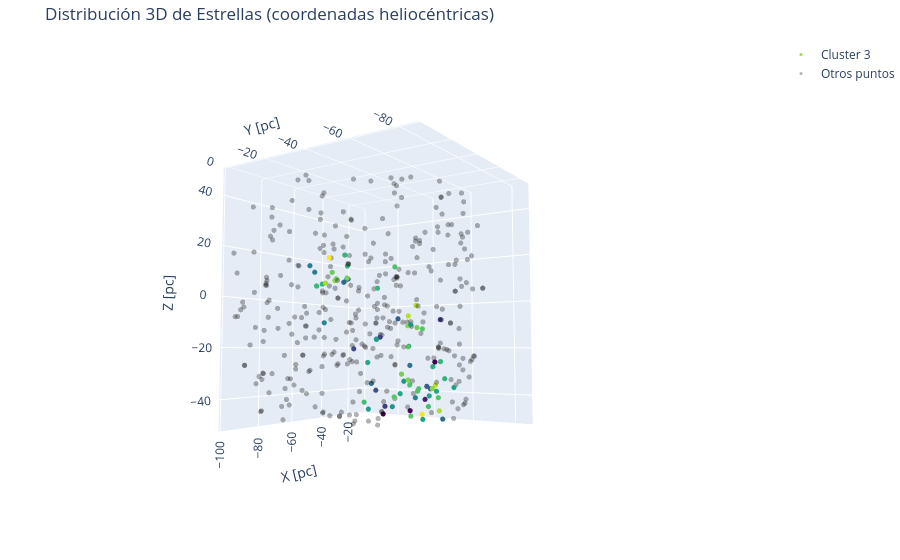

Notebook source saved alongside this figure:
### Code cell
# Primer conjunto de puntos (cluster 3)
df_temp = df[df['cluster'] == ]
df_otro = df[df['cluster'] == -1]
trace1 = go.Scatter3d(
    x=df_temp['x_pc'],
    y=df_temp['y_pc'],
    z=df_temp['z_pc'],
    mode='markers',
    marker=dict(
        size=3,
        color=df_temp['probabilidad'],
        colorscale='Viridis',
        opacity=1
    ),
    name='Cluster 3'
)

# Segundo conjunto de puntos (otros, en negro)
trace2 = go.Scatter3d(
    x=df_otro['x_pc'],
    y=df_otro['y_pc'],
    z=df_otro['z_pc'],
    mode='markers',
    marker=dict(
        size=3,
        color='black',  # color fijo en negro
        opacity=0.3
    ),
    name='Otros puntos'
)

# Crear la figura con ambas trazas
fig = go.Figure(data=[trace1, trace2])

fig.update_layout(
    scene=dict(
        xaxis_title='X [pc]',
        yaxis_title='Y [pc]',
        zaxis_title='Z [pc]'
    ),
    title='Distribución 3D de Estrellas (coordenadas heliocéntricas)',
    margin=dict(l=0, r=0, b=0, t=40)
)

fig.show()

### Figure 1 — Plotly figure (JSON) as saved in the notebook; plotly's stock layout.template omitted (floating-point values rounded to 4 significant figures; data arrays with more than 128 entries replaced by an {"elided": "..."} marker saying what was removed)
{"data": [{"marker": {"color": [0.8275, 0.83, 0.775, 0.82, 0.815, 0.8075, 0.7475, 0.7825, 0.7825, 0.73, 0.7325, 0.8075, 0.7725, 0.7575, 0.7375, 0.7875, 0.815, 0.8175, 0.7875, 0.8075, 0.755, 0.74, 0.78, 0.8025, 0.705, 0.7925, 0.7975, 0.795, 0.82, 0.745, 0.7875, 0.745, 0.785, 0.8075, 0.83, 0.805, 0.805, 0.7775, 0.805, 0.7675, 0.785, 0.7175, 0.7075, 0.8075, 0.73, 0.7775, 0.705, 0.8025, 0.8425, 0.785, 0.8275, 0.7525, 0.845, 0.7975, 0.7975, 0.765, 0.765, 0.8125, 0.815, 0.8225, 0.795, 0.8275, 0.8, 0.7825, 0.7625, 0.7325, 0.7525, 0.815, 0.785, 0.7975, 0.77, 0.805], "colorscale": [[0, "#440154"], [0.1111, "#482878"], [0.2222, "#3e4989"], [0.3333, "#31688e"], [0.4444, "#26828e"], [0.5556, "#1f9e89"], [0.6667, "#35b779"], [0.7778, "#6ece58"], [0.8889, "#b5de2b"], [1, "#fde725"]], "opacity": 1, "size": 3}, "mode": "markers", "name": "Cluster 3", "type": "scatter3d", "x": [-66.65, -71.93, -72.89, -71.32, -68.93, -66.4, -70.72, -74.84, -74.16, -74.06, -59.36, -68.02, -64.69, -68.32, -76.21, -77.41, -66.72, -63.27, -66.49, -66.48, -70.81, -72.4, -71.49, -70.0, -55.88, -60.52, -49.02, -54.85, -59.52, -58.7, -58.37, -54.29, -51.34, -53.51, -45.72, -63.77, -63.73, -60.51, -61.53, -61.89, -59.38, -60.18, -63.84, -59.64, -66.7, -62.42, -63.88, -55.35, -55.19, -57.3, -50.26, -50.14, -88.04, -82.56, -79.07, -87.79, -86.49, -80.67, -83.52, -82.3, -82.98, -84.25, -89.36, -89.13, -78.22, -82.69, -83.05, -86.71, -85.8, -77.49, -89.46, -68.73], "y": [-65.3, -65.19, -66.84, -64.59, -67.08, -67.86, -59.95, -53.06, -52.57, -54.22, -71.45, -62.66, -60.79, -63.56, -43.55, -50.94, -58.86, -59.58, -58.08, -55.37, -47.9, -51.08, -47.02, -43.92, -67.0, -68.8, -65.6, -70.67, -67.9, -66.61, -69.06, -62.44, -72.7, -67.07, -61.35, -64.58, -60.58, -55.89, -62.67, -61.91, -66.52, -65.14, -60.79, -58.49, -51.32, -51.82, -48.56, -63.76, -60.82, -62.37, -65.64, -67.04, -41.05, -44.05, -42.58, -31.51, -32.78, -36.52, -40.84, -39.16, -33.59, -36.28, -36.17, -36.08, -41.61, -45.74, -44.01, -48.4, -47.88, -55.4, -40.12, -57.25], "z": [-4.337, -8.44, -11.67, -12.0, -12.68, -13.07, -9.317, -16.94, -16.79, -16.09, -9.477, -19.69, -19.49, -26.52, -20.43, -25.46, -29.87, -32.16, -37.19, -38.53, -33.48, -35.84, -43.1, -40.78, -25.44, -27.08, -25.44, -31.72, -35.31, -35.46, -36.32, -34.89, -35.13, -39.1, -34.93, -35.25, -33.97, -32.87, -36.33, -38.81, -38.09, -39.39, -43.55, -46.07, -42.2, -42.63, -45.5, -42.51, -45.65, -47.29, -44.45, -47.52, 12.99, 14.44, 10.77, 10.8, 8.379, 8.637, 5.627, 5.168, 4.132, 4.211, 2.734, 2.727, 5.931, 5.318, 4.195, 5.181, 5.117, 1.795, -10.98, 10.49]}, {"marker": {"color": "black", "opacity": 0.3, "size": 3}, "mode": "markers", "name": "Otros puntos", "type": "scatter3d", "x": {"elided": "333 float values"}, "y": {"elided": "333 float values"}, "z": {"elided": "333 float values"}}], "layout": {"autosize": true, "margin": {"b": 0, "l": 0, "r": 0, "t": 40}, "scene": {"aspectmode": "auto", "aspectratio": {"x": 0.9631, "y": 0.9533, "z": 1.089}, "camera": {"center": {"x": 0, "y": 0, "z": 0}, "eye": {"x": -2.222, "y": -1.534, "z": -0.2094}, "projection": {"type": "perspective"}, "up": {"x": 0, "y": 0, "z": 1}}, "xaxis": {"title": {"text": "X [pc]"}, "type": "linear"}, "yaxis": {"title": {"text": "Y [pc]"}, "type": "linear"}, "zaxis": {"title": {"text": "Z [pc]"}, "type": "linear"}}, "title": {"text": "Distribución 3D de Estrellas (coordenadas heliocéntricas)"}}}
